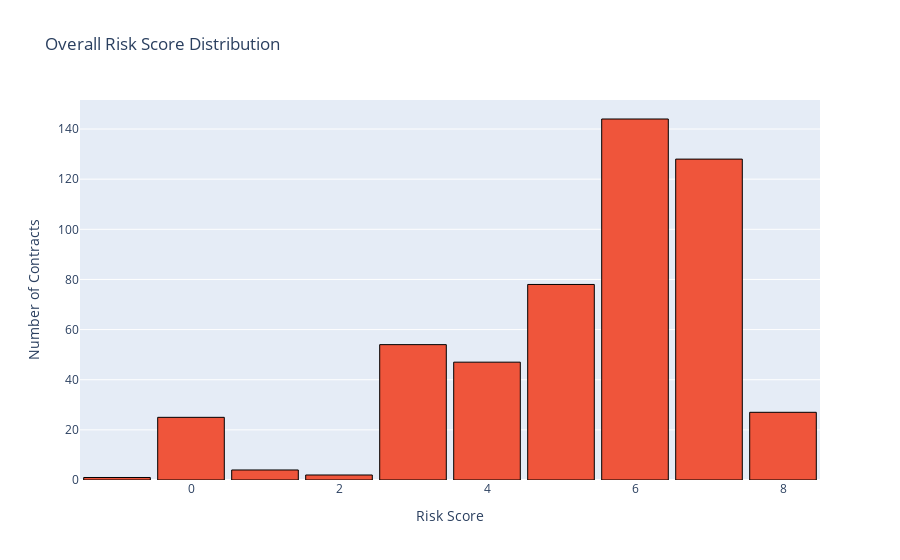

Notebook cell for this chart:
### Markdown cell above
This histogram visualizes the distribution of risk scores across all contracts, helping us understand whether our portfolio leans toward low-risk or high-risk agreements.

### Code cell
# --- Query to get all valid risk scores ---
q_risk_dist_sql = f"""
SELECT
  RiskScore
FROM `{dataset_ref}.{FINAL_TABLE_ID}`
WHERE RiskScore IS NOT NULL;
"""
df_risk_dist = bq_client.query(q_risk_dist_sql).to_dataframe()

# --- Create the histogram ---
fig_risk_dist = px.histogram(
    df_risk_dist,
    x='RiskScore',
    nbins=10, # We want a bin for each score from 1 to 10
    title='Overall Risk Score Distribution',
    labels={'RiskScore': 'Risk Score (1-10)', 'count': 'Number of Contracts'},
    color_discrete_sequence=['#ef553b'] # Use a risk-associated color
)

fig_risk_dist.update_layout(
    xaxis_title="Risk Score",
    yaxis_title="Number of Contracts",
    bargap=0.1
)
fig_risk_dist.update_traces(marker_line_width=1, marker_line_color="black")


fig_risk_dist.show()

### Figure 1 — Plotly figure (JSON) as saved in the notebook; plotly's stock layout.template omitted (floating-point values rounded to 4 significant figures; data arrays with more than 128 entries replaced by an {"elided": "..."} marker saying what was removed)
{"data": [{"bingroup": "x", "hovertemplate": "Risk Score (1-10)=%{x}<br>count=%{y}<extra></extra>", "legendgroup": "", "marker": {"color": "#ef553b", "line": {"color": "black", "width": 1}, "pattern": {"shape": ""}}, "name": "", "nbinsx": 10, "orientation": "v", "showlegend": false, "type": "histogram", "x": {"elided": "510 int values"}, "xaxis": "x", "yaxis": "y"}], "layout": {"bargap": 0.1, "barmode": "relative", "legend": {"tracegroupgap": 0}, "title": {"text": "Overall Risk Score Distribution"}, "xaxis": {"anchor": "y", "domain": [0, 1], "title": {"text": "Risk Score"}}, "yaxis": {"anchor": "x", "domain": [0, 1], "title": {"text": "Number of Contracts"}}}}
